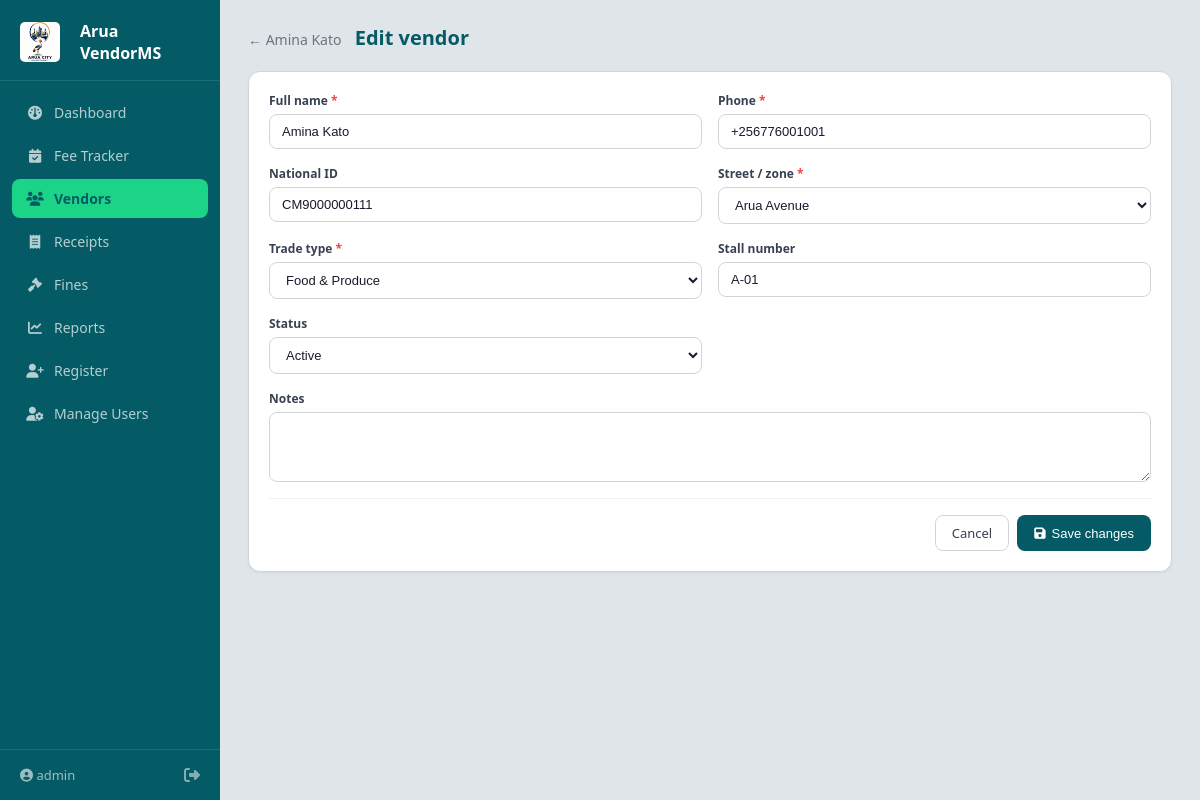
/vendors/1/edit (signed in), run on the app's committed database.
### models.py (models this page shows, shortened)
class User(UserMixin, db.Model):
    __tablename__ = 'users' # Name of the table in the SQL database
    id       = db.Column(db.Integer, primary_key=True)
    username = db.Column(db.String(80),  unique=True, nullable=False)
    email    = db.Column(db.String(120), unique=True, nullable=False)
    password_hash = db.Column(db.String(200), nullable=False)
    role          = db.Column(db.String(30), default='field_officer')
    vendor_ptr    = db.Column(db.Integer, db.ForeignKey('vendors.id'), nullable=True)
    created_at    = db.Column(db.String(30), default='')

class Vendor(db.Model):
    __tablename__ = 'vendors'
    id           = db.Column(db.Integer, primary_key=True)
    vendor_id    = db.Column(db.String(20),  unique=True, nullable=False)
    full_name    = db.Column(db.String(100), nullable=False)
    phone        = db.Column(db.String(20),  nullable=False)
    nin          = db.Column(db.String(30),  default='')
    dob          = db.Column(db.String(20),  default='')
    street_id    = db.Column(db.Integer, db.ForeignKey('streets.id'), nullable=True)
    street       = db.Column(db.String(100), nullable=True)
    trade_type   = db.Column(db.String(60),  nullable=False)
    stall_number = db.Column(db.String(20),  default='')
    permit_start = db.Column(db.String(20),  default='')
    permit_end   = db.Column(db.String(20),  default='')
    status       = db.Column(db.String(20),  default='Active')
    notes        = db.Column(db.Text,        default='')
    registered_at = db.Column(db.String(30), default='')
    receipts     = db.relationship('Receipt', backref='vendor_ref', lazy=True)
    fee_payments  = db.relationship('FeePayment', backref='vendor_ref', lazy=True)
    street_ref   = db.relationship('Street', backref='vendors', lazy=True)

class Street(db.Model):
    __tablename__ = 'streets'
    id   = db.Column(db.Integer, primary_key=True)
    name = db.Column(db.String(100), unique=True, nullable=False)

### app.py (the view, shortened to what this page needs)
@app.route('/vendors/<int:vendor_id>/edit', methods=['GET', 'POST'])
@login_required
@role_required('admin', 'field_officer')
def edit_vendor(vendor_id):
    vendor = Vendor.query.get_or_404(vendor_id) # Find vendor or show error
    streets = Street.query.order_by(Street.name).all() # Get streets
    return render_template('edit_vendor.html', vendor=vendor, streets=streets)

### app.py (called while the page is built, shortened)
@app.before_request
def initialize_database():
    if IS_VERCEL and not db_url:
        return "<h1>Arua City System: Setup Required</h1><p>Vercel detected. Please add your <b>DATABASE_URL</b> to the Vercel Environment Variables to go live.</p>", 500

@login_manager.user_loader
def load_user(user_id):
    return User.query.get(int(user_id))

def role_required(*roles):
    def decorator(f):
        @wraps(f)
        def decorated_function(*args, **kwargs):
            if current_user.role not in roles and current_user.role != 'admin':
                abort(403) # Forbidden error
            return f(*args, **kwargs)
        return decorated_function
    return decorator

### templates/edit_vendor.html (shortened to what this page needs)
{% extends 'base.html' %}
{% block content %}
<div class="page-header">
  <h2>
    <a href="{{ url_for('vendor_detail', vendor_id=vendor.id) }}" class="back-link">← {{ vendor.full_name }}</a>
    Edit vendor
  </h2>
</div>
<div class="card form-card">
  <form method="POST" action="{{ url_for('edit_vendor', vendor_id=vendor.id) }}">
    <div class="form-grid">
      <div class="form-group">
        <label>Full name <span class="required">*</span></label>
        <input type="text" name="full_name" value="{{ vendor.full_name }}" required>
      </div>
      <div class="form-group">
        <label>Phone <span class="required">*</span></label>
        <input type="tel" name="phone" value="{{ vendor.phone }}" required>
      </div>
      <div class="form-group">
        <label>National ID</label>
        <input type="text" name="nin" value="{{ vendor.nin }}">
      </div>
      <div class="form-group">
        <label>Street / zone <span class="required">*</span></label>
        <select name="street" required>
          {% for s in streets %}
          <option value="{{ s.name }}" {% if vendor.street == s.name %}selected{% endif %}>{{ s.name }}</option>
          {% endfor %}
        </select>
      </div>
      <div class="form-group">
        <label>Trade type <span class="required">*</span></label>
        <select name="trade_type" required>
          {% for t in ['Food & Produce','Clothing','Electronics','Crafts & Art','Services','Other'] %}
          <option {% if vendor.trade_type==t %}selected{% endif %}>{{ t }}</option>
          {% endfor %}
        </select>
      </div>
      <div class="form-group">
        <label>Stall number</label>
        <input type="text" name="stall_number" value="{{ vendor.stall_number }}">
      </div>
      <div class="form-group">
        <label>Status</label>
        <select name="status">
          {% for s in ['Active','NotPaid','Pending','Expired'] %}
          <option {% if vendor.status==s %}selected{% endif %}>{{ s }}</option>
          {% endfor %}
        </select>
      </div>
      <div class="form-group form-full">
        <label>Notes</label>
        <textarea name="notes" rows="3">{{ vendor.notes }}</textarea>
      </div>
    </div>
    <div class="form-actions">
      <a href="{{ url_for('vendor_detail', vendor_id=vendor.id) }}" class="btn-ghost">Cancel</a>
      <button type="submit" class="btn-primary">
        <i class="fa-solid fa-floppy-disk"></i> Save changes
      </button>
    </div>
  </form>
</div>
{% endblock %}

### templates/base.html (shortened to what this page needs)
<!DOCTYPE html>
<html lang="en">
<head>
  <link rel="stylesheet" href="{{ url_for('static', filename='css/style.css') }}">
  <link rel="stylesheet" href="https://cdnjs.cloudflare.com/ajax/libs/font-awesome/6.5.0/css/all.min.css">
</head>
<body>
{% if current_user.is_authenticated %}
<aside class="sidebar">
  <div class="sidebar-brand">
    <img src="{{ url_for('static', filename='img/logo.png') }}" alt="Logo" style="width: 40px; height: 40px; object-fit: contain; border-radius: 5px; margin-right: 10px;">
    <span>Arua VendorMS</span>
  </div>
  <nav class="sidebar-nav">
    <a href="{{ url_for('dashboard') }}" class="nav-link {% if request.endpoint=='dashboard' %}active{% endif %}">
      <i class="fa-solid fa-gauge"></i> Dashboard
    </a>
    {% if current_user.role in ['admin', 'field_officer', 'finance_officer'] %}
    <a href="{{ url_for('fee_tracker') }}" class="nav-link {% if request.endpoint=='fee_tracker' %}active{% endif %}">
      <i class="fa-solid fa-calendar-check"></i> Fee Tracker
    </a>
    <a href="{{ url_for('vendors') }}" class="nav-link {% if 'vendor' in request.endpoint and request.endpoint != 'register_vendor' %}active{% endif %}">
      <i class="fa-solid fa-users"></i> Vendors
    </a>
    {% endif %}
    <a href="{{ url_for('receipts') }}" class="nav-link {% if 'receipt' in request.endpoint %}active{% endif %}">
      <i class="fa-solid fa-receipt"></i> Receipts
    </a>
    <a href="{{ url_for('fines') }}" class="nav-link {% if request.endpoint=='fines' %}active{% endif %}">
      <i class="fa-solid fa-gavel"></i> Fines
    </a>
    {% if current_user.role in ['admin', 'finance_officer'] %}
    <a href="{{ url_for('reports') }}" class="nav-link {% if request.endpoint=='reports' %}active{% endif %}">
      <i class="fa-solid fa-chart-line"></i> Reports
    </a>
    {% endif %}
    {% if current_user.role in ['admin', 'field_officer'] %}
    <a href="{{ url_for('register_vendor') }}" class="nav-link {% if request.endpoint=='register_vendor' %}active{% endif %}">
      <i class="fa-solid fa-user-plus"></i> Register
    </a>
    {% endif %}
    {% if current_user.role == 'admin' %}
    <a href="{{ url_for('manage_users') }}" class="nav-link {% if request.endpoint=='manage_users' %}active{% endif %}">
      <i class="fa-solid fa-user-gear"></i> Manage Users
    </a>
    {% endif %}
  </nav>
  <div class="sidebar-footer">
    <span><i class="fa-solid fa-circle-user"></i> {{ current_user.username }}</span>
    <a href="{{ url_for('logout') }}" class="logout-link" title="Logout"><i class="fa-solid fa-right-from-bracket"></i></a>
  </div>
</aside>
<main class="main-content">
  {% block content %}{% endblock %}
</main>
{% else %}
  {% block auth_content %}{% endblock %}
{% endif %}
</body>
</html>

### css/style.css (style rules this page uses)
*, *::before, *::after { box-sizing: border-box; margin: 0; padding: 0; }
:root { --sidebar-bg: #055b65; --primary: #45828b; --accent: #1bd488; --bg: #e0e5e9; --text: #055b65; --white: #ffffff; }
body { font-family: 'Segoe UI', system-ui, sans-serif; font-size: 14px; color: var(--text); background: var(--bg); min-height: 100vh; }
a { color: var(--primary); text-decoration: none; }
.sidebar { position: fixed; top: 0; left: 0; width: 220px; height: 100vh; background: var(--sidebar-bg); display: flex; flex-direction: column; padding: 0; z-index: 100; }
.main-content { margin-left: 220px; padding: 24px 28px; min-height: 100vh; }
.sidebar-brand { display: flex; align-items: center; gap: 10px; padding: 20px 20px 16px; font-size: 16px; font-weight: 700; color: #fff; border-bottom: 1px solid rgba(255,255,255,.1); }
.sidebar-nav { flex: 1; padding: 12px 12px; display: flex; flex-direction: column; gap: 4px; }
.nav-link { display: flex; align-items: center; gap: 10px; padding: 10px 14px; border-radius: 8px; color: rgba(255,255,255,.7); font-size: 14px; transition: background .15s, color .15s; }
.nav-link i { width: 18px; text-align: center; }
.nav-link.active { background: var(--accent); color: var(--sidebar-bg); font-weight: 600; }
.sidebar-footer { padding: 14px 20px; border-top: 1px solid rgba(255,255,255,.1); display: flex; align-items: center; justify-content: space-between; color: rgba(255,255,255,.6); font-size: 13px; }
.logout-link { color: rgba(255,255,255,.5); font-size: 16px; }
.page-header { display: flex; align-items: center; justify-content: space-between; margin-bottom: 20px; }
.page-header h2 { font-size: 20px; font-weight: 600; color: var(--sidebar-bg); }
.back-link { color: #6b7280; font-size: 14px; font-weight: 400; margin-right: 8px; }
.card { background: #fff; border-radius: 12px; border: 1px solid #d1d5db; margin-bottom: 16px; overflow: hidden; box-shadow: 0 1px 3px rgba(0,0,0,0.05); }
.btn-primary, .btn-secondary, .btn-ghost, .btn-sm { display: inline-flex; align-items: center; gap: 6px; padding: 8px 16px; border-radius: 8px; font-size: 13px; font-weight: 500; cursor: pointer; border: 1px solid transparent; transition: all .15s; text-decoration: none; }
.btn-primary { background: var(--sidebar-bg); color: #fff; }
.btn-ghost { background: transparent; color: #374151; border-color: #d1d5db; }
.form-card { padding: 0; }
.form-card form { padding: 20px; }
.form-grid { display: grid; grid-template-columns: 1fr 1fr; gap: 16px; }
.form-full { grid-column: 1 / -1; }
.form-group { display: flex; flex-direction: column; gap: 5px; }
.form-group label { font-size: 12px; font-weight: 600; color: #374151; }
.required { color: #ef4444; }
.form-group input, .form-group select, .form-group textarea { padding: 9px 12px; border: 1px solid #d1d5db; border-radius: 8px; font-size: 13px; color: #1a1a2e; background: #fff; transition: border-color .15s; }
.form-group textarea { resize: vertical; min-height: 70px; }
.form-actions { display: flex; gap: 8px; justify-content: flex-end; margin-top: 16px; padding-top: 16px; border-top: 1px solid #f0f0f0; }

### data on the page
User: username "admin"
Vendor: full_name "Amina Kato", phone "+256776001001", nin "CM9000000111", street "Arua Avenue", trade_type "Food & Produce", stall_number "A-01", status "Active"
